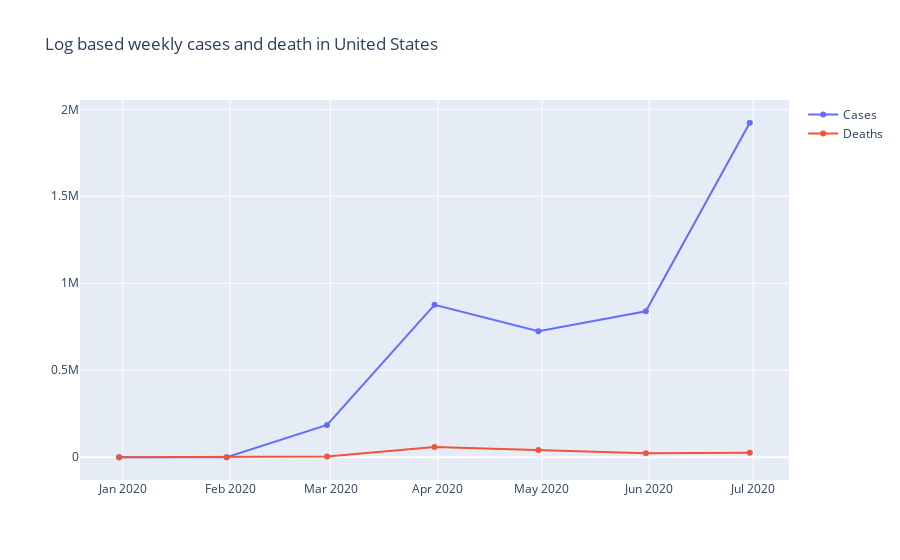

This figure's notebook cell:
### Code cell
fig = go.Figure(data=[
    go.Scatter(name='Cases', x=data['date'], y=data['cases']),
    go.Scatter(name='Deaths', x=data['date'], y=data['deaths']),
    #go.Scatter(name='Moyenne glissante', x=df['Date'], y=df['moving_average'], fillcolor="black")
])
fig.update_layout( title='Log based weekly cases and death in United States')
fig.show()

### Figure 1 — Plotly figure (JSON) as saved in the notebook; plotly's stock layout.template omitted (floating-point values rounded to 4 significant figures)
{"data": [{"name": "Cases", "type": "scatter", "x": ["2019-12-31T00:00:00", "2020-01-31T00:00:00", "2020-02-29T00:00:00", "2020-03-31T00:00:00", "2020-04-30T00:00:00", "2020-05-31T00:00:00", "2020-06-30T00:00:00"], "y": [2, 19, 185738, 875873, 724684, 839071, 1922685]}, {"name": "Deaths", "type": "scatter", "x": ["2019-12-31T00:00:00", "2020-01-31T00:00:00", "2020-02-29T00:00:00", "2020-03-31T00:00:00", "2020-04-30T00:00:00", "2020-05-31T00:00:00", "2020-06-30T00:00:00"], "y": [0, 1, 3601, 58804, 41990, 22903, 25571]}], "layout": {"title": {"text": "Log based weekly cases and death in United States"}}}
